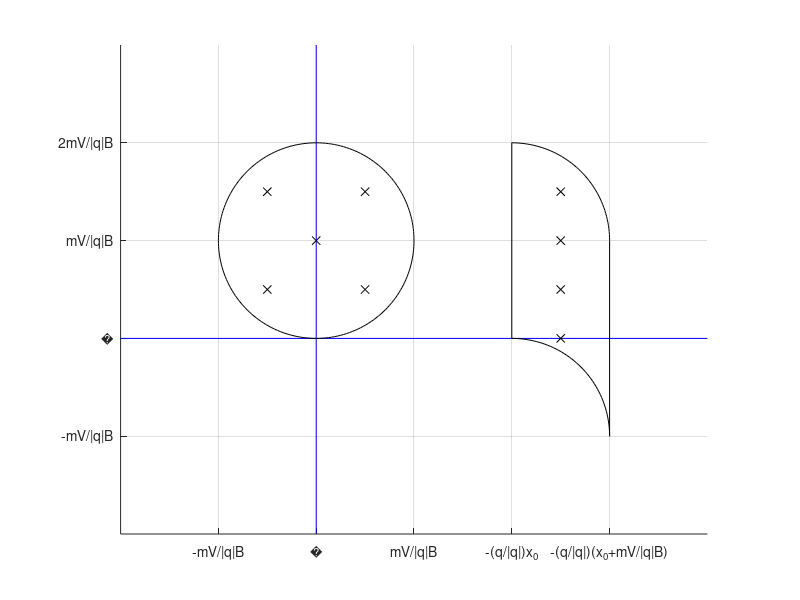

Recreate this plot in MATLAB.
% General Physics IIA Homework_6 Question_1
% Draw the boundary of the magnetic field B
hold on
grid on
axis equal
plot([-2 4],[0 0],'b')
plot([0 0],[-2 3],'b')
t = 0:pi / 100:2 * pi;
x = cos(t);
y = sin(t) + 1;
plot(x,y,'k-')
t = 0:pi / 100:pi / 2;
x = cos(t) + 2;
y = sin(t) + 1;
plot(x,y,'k-')
x = cos(t) + 2;
y = sin(t) - 1;
plot(x,y,'k-')
plot([2 2],[0 2],'k-')
plot([3 3],[-1 1],'k-')
plot([0 0.5 0.5 -0.5 -0.5 2.5 2.5 2.5 2.5],[1 1.5 0.5 1.5 0.5 0 0.5 1 1.5],'kx')
axis([-2 4 -2 3]);
set(gca,'xtick',[-1 0 1 2 3]);
set(gca,'xticklabel',{'-mV/|q|B',0,'mV/|q|B','-(q/|q|)x_0','-(q/|q|)(x_0+mV/|q|B)'})
set(gca,'ytick',[-1 0 1 2]);
set(gca,'yticklabel',{'-mV/|q|B',0,'mV/|q|B','2mV/|q|B'})
hold off